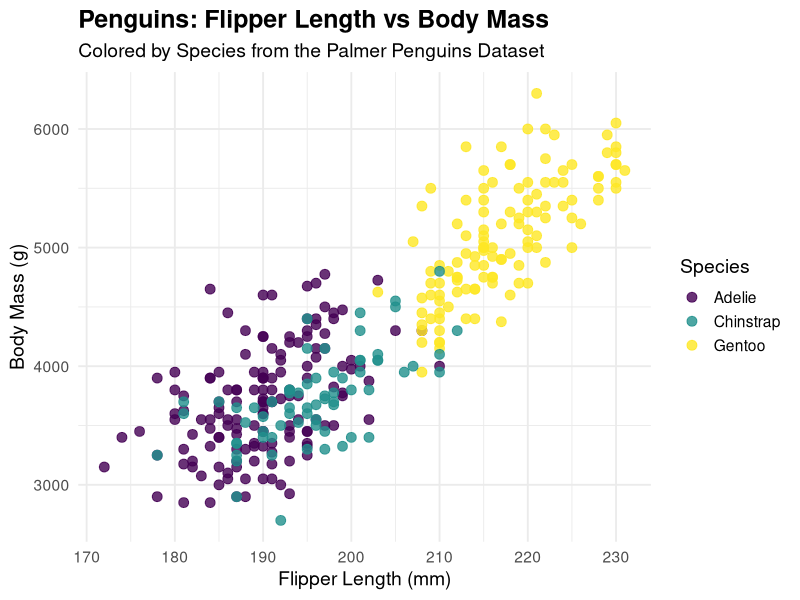

This figure's R source:
## ---- chunk 1
suppressPackageStartupMessages(library(tidyverse))
## ---- chunk 2
library(palmerpenguins)
## ---- chunk 3
penguins
## ---- chunk 4
# Load required libraries
library(tidyverse)
library(palmerpenguins)

# Clean data: remove NAs
penguins_clean <- penguins %>%
  drop_na()

# Plot
ggplot(penguins_clean, aes(x = flipper_length_mm, y = body_mass_g, color = species)) +
  geom_point(alpha = 0.8, size = 3) +
  scale_color_viridis_d(option = "D") +
  labs(
    title = "Penguins: Flipper Length vs Body Mass",
    subtitle = "Colored by Species from the Palmer Penguins Dataset",
    x = "Flipper Length (mm)",
    y = "Body Mass (g)",
    color = "Species"
  ) +
  theme_minimal(base_size = 14) +
  theme(
    plot.title = element_text(face = "bold", size = 18),
    plot.subtitle = element_text(size = 14),
    legend.position = "right"
  )

